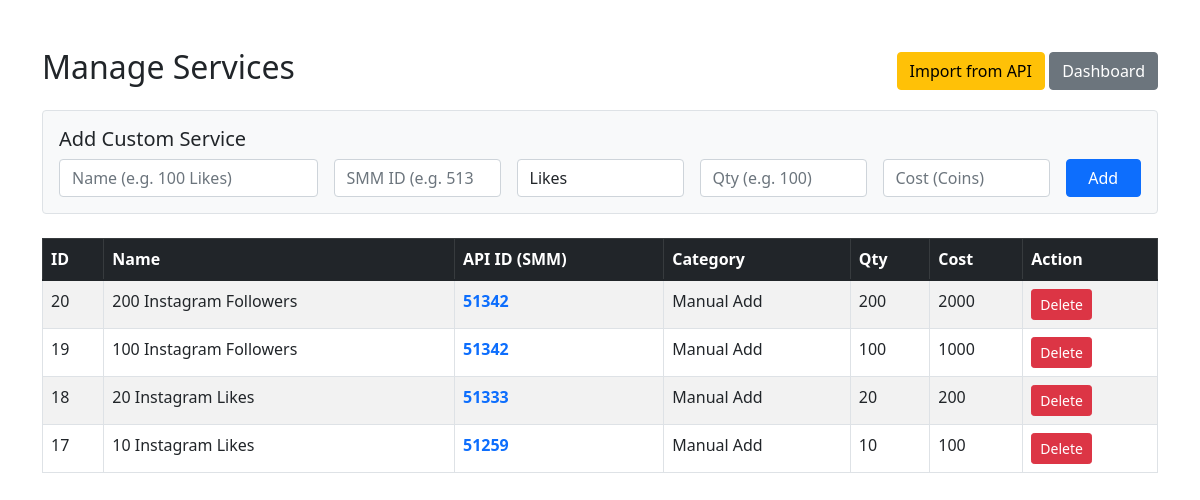
The app's page /admin/services.php (signed in) with its own data.
### tables this page shows
CREATE TABLE `services` (
  `id` int(11) NOT NULL,
  `smm_service_id` int(11) NOT NULL,
  `name` varchar(255) NOT NULL,
  `category` varchar(100) DEFAULT 'General',
  `type` enum('likes','followers') NOT NULL,
  `quantity` int(11) NOT NULL,
  `cost_coins` int(11) NOT NULL,
  `active` tinyint(1) NOT NULL DEFAULT 1,
  `api_service_id` int(11) DEFAULT NULL,
  `min_qty` int(11) DEFAULT 100,
  `max_qty` int(11) DEFAULT 10000
);

### admin/services.php (the view, shortened to what this page needs)
<?php
require_once '../config/db.php';
$services = $pdo->query("SELECT * FROM services ORDER BY id DESC")->fetchAll();
?>
<!DOCTYPE html>
<html>
<head>
    <link href="https://cdn.jsdelivr.net/npm/bootstrap@5.1.3/dist/css/bootstrap.min.css" rel="stylesheet">
</head>
<body>
    <div class="container mt-5">
        <div class="d-flex justify-content-between align-items-center mb-3">
            <h2>Manage Services</h2>
            <div>
                <a href="import_services.php" class="btn btn-warning">Import from API</a>
                <a href="index.php" class="btn btn-secondary">Dashboard</a>
            </div>
        </div>
        <div class="card p-3 mb-4 bg-light border">
            <h5>Add Custom Service</h5>
            <form method="POST" class="row g-3">
                <div class="col-md-3">
                    <input type="text" name="name" class="form-control" placeholder="Name (e.g. 100 Likes)" required>
                </div>
                <div class="col-md-2">
                    <input type="number" name="api_service_id" class="form-control" placeholder="SMM ID (e.g. 51339)" required>
                </div>
                <div class="col-md-2">
                    <select name="type" class="form-control">
                        <option value="likes">Likes</option>
                    </select>
                </div>
                <div class="col-md-2">
                    <input type="number" name="quantity" class="form-control" placeholder="Qty (e.g. 100)" required>
                </div>
                <div class="col-md-2">
                    <input type="number" name="cost_coins" class="form-control" placeholder="Cost (Coins)" required>
                </div>
                <div class="col-md-1">
                    <button type="submit" name="add_service" class="btn btn-primary w-100">Add</button>
                </div>
            </form>
        </div>
        <table class="table table-bordered table-striped">
            <thead class="table-dark">
                <tr>
                    <th>ID</th>
                    <th>Name</th>
                    <th>API ID (SMM)</th>
                    <th>Category</th>
                    <th>Qty</th>
                    <th>Cost</th>
                    <th>Action</th>
                </tr>
            </thead>
            <tbody>
                <?php foreach($services as $svc): ?>
                <tr>
                    <td><?php echo $svc['id']; ?></td>
                    <td><?php echo htmlspecialchars($svc['name']); ?></td>
                    <td class="fw-bold text-primary"><?php echo $svc['api_service_id']; ?></td>
                    <td><?php echo htmlspecialchars($svc['category'] ?? '-'); ?></td>
                    <td><?php echo $svc['min_qty']; ?></td>
                    <td><?php echo $svc['cost_coins']; ?></td>
                    <td>
                        <form method="POST" onsubmit="return confirm('Delete this service?');">
                            <button type="submit" class="btn btn-danger btn-sm">Delete</button>
                        </form>
                    </td>
                </tr>
                <?php endforeach; ?>
            </tbody>
        </table>
    </div>
</body>
</html>

### records on screen
services: id "20", name "200 Instagram Followers", api_service "51342", category "Manual Add", min_qty "200", cost_coins "2000"
services: id "19", name "100 Instagram Followers", api_service "51342", category "Manual Add", min_qty "100", cost_coins "1000"
services: id "18", name "20 Instagram Likes", api_service "51333", category "Manual Add", min_qty "20", cost_coins "200"
services: id "17", name "10 Instagram Likes", api_service "51259", category "Manual Add", min_qty "10", cost_coins "100"
